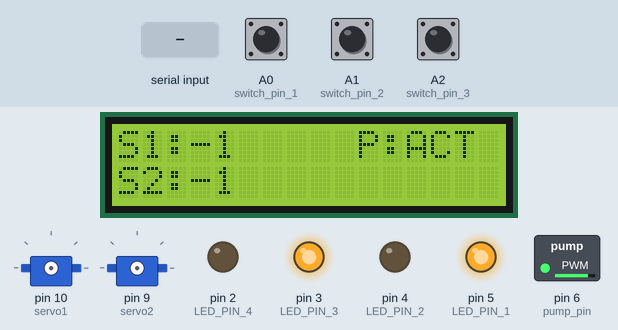
The sketch below on a simulated Arduino Uno, built with avr-gcc and run on an emulated ATmega328P. Shown: 16×2 character LCD, 2 × servo, switched loads named in the sketch (green lamp = pin HIGH), output pins drawn as LEDs (lit = HIGH). The inputs (shaded band) are chosen by the test bench; at power-on: A2 (switch_pin_3) LOW, A0 (switch_pin_1) LOW, A1 (switch_pin_2) LOW. EEPROM starts erased; what the sketch prints to the serial monitor is not drawn.

Above: at 1.2 s.
1.3 s: "30,150,10\n" received over Serial
At 1.8 s:
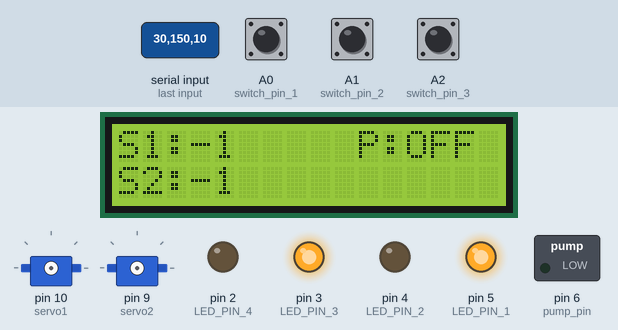
3.5 s: A2 (switch_pin_3) pulled HIGH for 0.15 s
At 4.03 s:
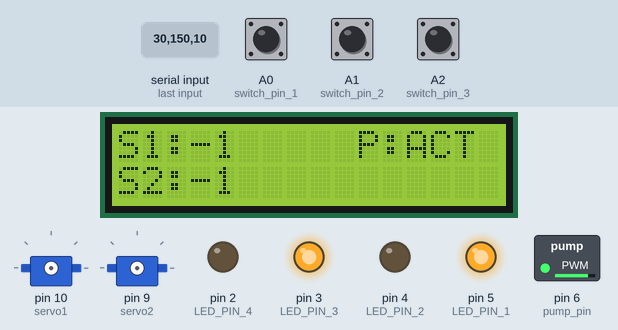
4.2 s: A0 (switch_pin_1) pulled HIGH for 0.15 s
At 4.78 s:
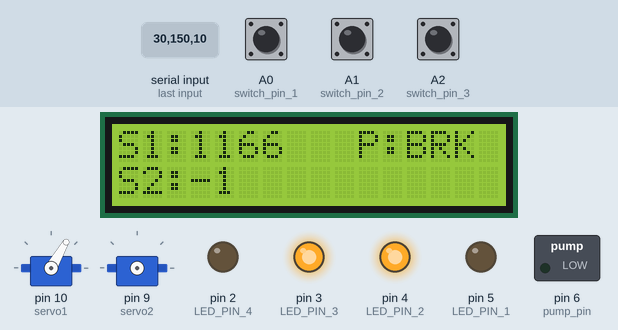
4.9 s: A1 (switch_pin_2) pulled HIGH for 0.15 s
At 5.4 s:
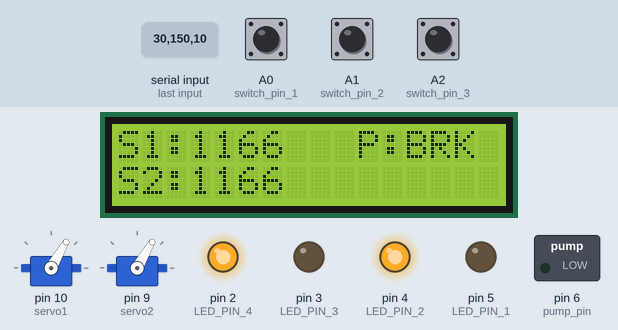
5.6 s: A0 (switch_pin_1) pulled HIGH for 1 s
At 6.36 s:
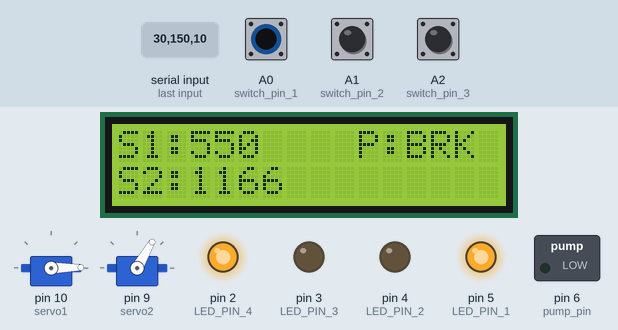
7.2 s: A1 (switch_pin_2) pulled HIGH for 1 s
At 8.7 s:
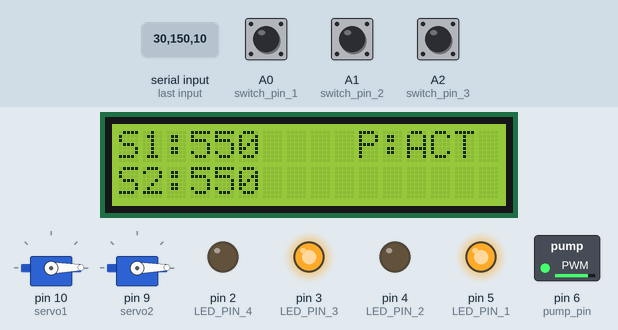
Timing chart, 0 to 9.8 s (numbered marks = the images above; inputs shaded):
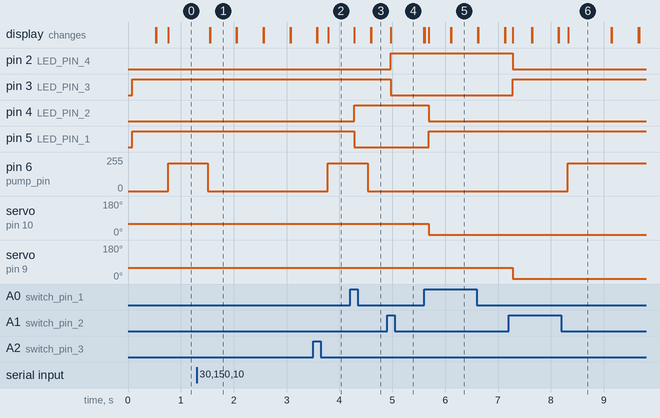

The sketch:

NADC_Arduino_soft_v2_6.ino
```cpp
//        NADC V2.6
//        Nitric Acid Dosing Controller, version 2.6
//        Previously called FNCB, Furfural Nitration Control Box, version 2.5
//Program allowing mechanical control of 2 valves (using servomotors) and small DC (12 V) pump.
//Author: Hubert Hellwig, postdoctoral researcher at CiTOS, University of Liege, Belgium
//Date of V 2.6, 27/08/2024
// There is no major changes between V2.5 and V2.6

//INFO: ASCII string sent by PC should look like: "X YYYY" (servos); "3 Y"(pump) or "4" (status request)
//INFO: in the case of "1" and "2", it will control servo 1 and 2, while "YYYY" is the microsecond amount for
//INFO: positioning the servo: 550 is the lowest set, 0 degree, and 1166 is 90 degree, max is around 2500
//INFO: Example: "1 1166" will rotate servo1 to 90degree, when "2 550" will rotate servo2 to 0 degree
//INFO: in the case of "3", Y should be 0 or 1, what will switch the pump off or on
//INFO: in the case of "4" it will call for status, no additional characters required
//INFO: Status: "S1: YYYY; S2: YYYY; P: Y"

#include <LiquidCrystal_I2C.h>
#include <Servo.h>
#include <EEPROM.h>

#define LED_PIN_1 5                   // set pin number 5 as LED 1
#define LED_PIN_2 4                   // set pin number 4 as LED 2
#define LED_PIN_3 3                   // set pin number 3 as LED 3
#define LED_PIN_4 2                   // set pin number 2 as LED 4
#define switch_pin_1 A0               // set pin number 0 as switch 1
#define switch_pin_2 A1               // set pin number 1 as switch 2
#define switch_pin_3 A2               // set pin number 1 as switch 3
#define pump_pin 6                    // set pin number 6 as a PWM output for peristaltic pump control
LiquidCrystal_I2C lcd(0x27, 16, 2);            // Configure LiquidCrystal_I2C library with 0x27 address, 16 columns and 2 rows
Servo servo1;                                // create servo object to control a servo, twelve servo objects can be created on most boards
Servo servo2;                                // create servo object to control a servo, twelve servo objects can be created on most boards
//
const int servo_pos_histeresis = 50;            //hysteresis for microsecond servo position to assign state A or B if postion sent by serial will be not identical with A or B
const unsigned long time_intervall_1 = 500;     //time intervall for EEPROM updating and partail LCD clearing
const unsigned long time_intervall_2 = 750;     //time intervall for servo position change
const unsigned long time_intervall_3 = 500;      //time intervall for pump control
const unsigned long debounce_intervall = 50;     //Time for "debouncing" switches
const int servo1_pos_A = 550;     // Position A of servo 1 to be set by switch1, ANGLE = 0 degree; in us: 550 + 6.85 * 0
const int servo1_pos_B = 1166;    // Position B of servo 1 to be set by switch1, ANGLE = 90 degree; in us: 550 + 6.85 * 90
const int servo2_pos_A = 550;     // Position A of servo 2 to be set by switch2, ANGLE = 0 degree; in us: 550 + 6.85 * 0
const int servo2_pos_B = 1166;    // Position B of servo 2 to be set by switch2, ANGLE = 90 degree; in us: 550 + 6.85 * 90
const int pump_ON_period = 2;       //Fraction of time for pump to be in ACTIVE state, while switched ON
const int pump_OFF_period = 4;      //Fraction of time for pump to be in BREAK state, while switched ON
const int pump_PWM_value = 210;         // PWM duty cycle for pump motor (0-255), to be send to MOSFER motor controler
bool servo1_state = 0;
bool servo2_state = 0;
bool servo1_flag = 0;
bool servo2_flag = 0;
bool switch1_state = LOW;
bool switch2_state = LOW;
bool switch3_state = LOW;
bool previous_switch1 = LOW;
bool previous_switch2 = LOW;
bool previous_switch3 = LOW;
bool LCD_flag = 0;
unsigned long counter1=0;
unsigned long counter_servo1=0;
unsigned long counter_servo2=0;
unsigned long counter3=0;
unsigned long counter4=0;
unsigned long last_debounce_time;
int servo1_pos_us, servo2_pos_us, servo_1_pos_us_highByte, servo_1_pos_us_lowByte, servo_2_pos_us_highByte;
int servo_2_pos_us_lowByte, pump_counter, selection;
bool pump_state, current_switch1, current_switch2, current_switch3, previous_servo1_state, previous_servo2_state;
bool led1_state, led2_state, led3_state, led4_state, servo1_serial_flag, servo2_serial_flag;
String received_string = "";
String status = "";


void setup() {
//Serial and LCD initialisation; setting pins functions
  Serial.begin(115200);
  lcd.begin(16,2);
  lcd.backlight();
  lcd.clear();
  pinMode(switch_pin_1, INPUT);
  pinMode(switch_pin_2, INPUT);
  pinMode(switch_pin_3, INPUT);
  pinMode(LED_PIN_1, OUTPUT);
  pinMode(LED_PIN_2, OUTPUT);
  pinMode(LED_PIN_3, OUTPUT);
  pinMode(LED_PIN_4, OUTPUT);
//
//EEPROM reading, low byte and high byte are saved separately
  servo_1_pos_us_highByte = EEPROM.read(0);
  servo_1_pos_us_lowByte = EEPROM.read(1);
  servo_2_pos_us_highByte = EEPROM.read(2);
  servo_2_pos_us_lowByte = EEPROM.read(3);
  servo1_pos_us = word(servo_1_pos_us_highByte, servo_1_pos_us_lowByte);
  servo2_pos_us = word(servo_2_pos_us_highByte, servo_2_pos_us_lowByte);
  pump_state = EEPROM.read(4);
//
//Setting the servoX_state variables to allow function of switches immediately after restarting the device
  if (servo1_pos_us <= (servo1_pos_A + servo_pos_histeresis)) {  //change of servo status to allow opeartion of swich1 from the first switching
    servo1_state = 0;
  }
  if (servo1_pos_us >= (servo1_pos_B - servo_pos_histeresis)) {  //change of servo status to allow opeartion of swich1 from the first switching
    servo1_state = 1;
  }
  if (servo2_pos_us <= (servo2_pos_A + servo_pos_histeresis)) {  //change of servo status to allow opeartion of swich2 from the first switching
    servo2_state = 0;
  }
  if (servo2_pos_us >= (servo2_pos_B - servo_pos_histeresis)) {  //change of servo status to allow opeartion of swich2 from the first switching
    servo2_state = 1;
  }
  previous_servo1_state = servo1_state;
  previous_servo2_state = servo2_state;
//
}

void loop() {
//Serial comunication
  while (Serial.available() > 0) {
    received_string = Serial.readStringUntil('\n');         //read string from serial until '\n' character present
    Serial.println(received_string);                        //print readed string to confirm if received correctly
    selection = received_string.substring(0, 1).toInt();
    Serial.println(selection);
    switch (selection) {
      case 1:    //servo valve 1 case
        if ((received_string.substring(2, 6).toInt() > 500) && (received_string.substring(2, 6).toInt() < 2500)) {  // convert to integer (basic foolproofing...)
          servo1_pos_us = received_string.substring(2, 6).toInt();
          servo1_serial_flag = 1;
          Serial.println(servo1_pos_us);
        }
      break;
      case 2:    //servo valve 2 case
        if ((received_string.substring(2, 6).toInt() > 500) && (received_string.substring(2, 6).toInt() < 2500)) {  // convert to integer (basic foolproofing...)
          servo2_pos_us = received_string.substring(2, 6).toInt();
          servo2_serial_flag = 1;
          Serial.println(servo2_pos_us);
        }
      break;
      case 3:     //pump 1 case
        if ((received_string.substring(2).toInt() == 0) || (received_string.substring(2).toInt() == 1)) {  // convert to integer (basic foolproofing...)
          pump_state = received_string.substring(2).toInt();
        }
      break;
      case 4:    // status case
        status = "S1: " + String(servo1_pos_us) + "; S2: " + String(servo2_pos_us) + "; P: " + String(pump_state);
        Serial.println(status);
      break;
    }
  }
//
// Switches reading
  current_switch1 = digitalRead(switch_pin_1);
  current_switch2 = digitalRead(switch_pin_2);
  current_switch3 = digitalRead(switch_pin_3);
//
// Debouncing switch1 (servo1 switch)
  if (current_switch1 != previous_switch1) {
    last_debounce_time = millis();
  }
  if ((millis() - last_debounce_time) > debounce_intervall) {
    if (current_switch1 != switch1_state) {
      switch1_state = current_switch1;
      if (switch1_state == HIGH) {
        // Action to do when switch 1 pressed
        servo1_state = !servo1_state;
      }
    }
  }
//
// Debouncing switch2 (servo2 switch)
  if (current_switch2 != previous_switch2) {
    last_debounce_time = millis();
  }
  if ((millis() - last_debounce_time) > debounce_intervall) {
    if (current_switch2 != switch2_state) {
      switch2_state = current_switch2;
      if (switch2_state == HIGH) {
        // Action to do when switch 2 pressed
        servo2_state = !servo2_state;
      }
    }
  }
//
// Debouncing switch3  (pump switch)
  if (current_switch3 != previous_switch3) {
    last_debounce_time = millis();
  }
  if ((millis() - last_debounce_time) > debounce_intervall) {
    if (current_switch3 != switch3_state) {
      switch3_state = current_switch3;
      if (switch3_state == HIGH) {
        // Action to do when switch 2 pressed
        pump_state = !pump_state;
      }
    }
  }
//
//Servo 1
  if ((servo1_state != previous_servo1_state) || (servo1_serial_flag == 1)) {
    if (servo1_flag == 0) {
      counter_servo1 = millis();
    }
    servo1_flag = 1;
    if (servo1_serial_flag != 1) {
      if (servo1_state == 0) {
        servo1_pos_us = servo1_pos_A;
      }
      if (servo1_state == 1) {
        servo1_pos_us = servo1_pos_B;
      }
    }
    if ((servo1_pos_us <= (servo1_pos_A + servo_pos_histeresis)) && (servo1_serial_flag == 1)) {  //change of servo status to reversed value set by serial comm.
      servo1_state = 0;
    }
    if ((servo1_pos_us >= (servo1_pos_B - servo_pos_histeresis)) && (servo1_serial_flag == 1)) {  //change of servo status to reversed value set by serial control comm.
      servo1_state = 1;
    }
    previous_servo1_state = servo1_state;
    servo1.attach(10);
    servo1.writeMicroseconds(servo1_pos_us);
  }
  if ((servo1_flag == 1) && ((millis() - counter_servo1) >= time_intervall_2)) {
    servo1.detach();
    servo1_flag = 0;
    servo1_serial_flag = 0;
  }
//
//Servo 2
  if ((servo2_state != previous_servo2_state) || (servo2_serial_flag == 1)) {
    if (servo2_flag == 0) {
      counter_servo2 = millis();
    }
    servo2_flag = 1;
    if (servo2_serial_flag != 1) {
      if (servo2_state == 0) {
        servo2_pos_us = servo2_pos_A;
      }
      if (servo2_state == 1) {
        servo2_pos_us = servo2_pos_B;
      }
    }
    if ((servo2_pos_us <= (servo2_pos_A + servo_pos_histeresis)) && (servo2_serial_flag == 1)) {  //change of servo status to reversed value set by serial comm.
      servo2_state = 0;
    }
    if ((servo2_pos_us >= (servo2_pos_B - servo_pos_histeresis)) && (servo2_serial_flag == 1)) {  //change of servo status to reversed value set by serial control comm.
      servo2_state = 1;
    }
    previous_servo2_state = servo2_state;
    servo2.attach(9);
    servo2.writeMicroseconds(servo2_pos_us);
  }
  if ((servo2_flag == 1) && ((millis() - counter_servo2) >= time_intervall_2)) {
    servo2.detach();
    servo2_flag = 0;
    servo2_serial_flag = 0;
  }
//
//Pump
  if (millis() - counter3 > time_intervall_2) {
    counter3 = millis();
    if ((pump_state == 1) && (millis() - counter4 > time_intervall_3)) {
      counter4 = millis();
      pump_counter++;
      if (pump_counter <= pump_ON_period) {
        analogWrite(pump_pin, pump_PWM_value);
        lcd.setCursor(10,0);
        lcd.print("P:ACT");
      }
      if ((pump_counter > pump_ON_period) && (pump_counter <= (pump_ON_period+pump_OFF_period))) {
        analogWrite(pump_pin, 0);
        lcd.setCursor(10,0);
        lcd.print("P:BRK");
      }
      if (pump_counter > (pump_ON_period+pump_OFF_period)) {
        pump_counter = 0;
      }
    }
    if (pump_state == 0) {
      analogWrite(pump_pin, 0);
      lcd.setCursor(10,0);
      lcd.print("P:OFF");
    }
  }
//
// LCD status display
  lcd.setCursor(0,0);
  lcd.print("S1:");
  lcd.print(servo1_pos_us);
  lcd.setCursor(0,1);
  lcd.print("S2:");
  lcd.print(servo2_pos_us);
//
//LED indication of servo1 and servo2 positions A or B
  if (servo1_pos_us <= (servo1_pos_A + servo_pos_histeresis)) {  //Led indication workin also if different angle will be send by serial comm.
    led1_state = HIGH;
    led2_state = LOW;
  }
  if (servo1_pos_us >= (servo1_pos_B - servo_pos_histeresis)) {  //Led indication workin also if different angle will be send by serial comm.
    led1_state = LOW;
    led2_state = HIGH;
  }
  if (servo2_pos_us <= (servo2_pos_A + servo_pos_histeresis)) {  //Led indication working also if a different angle will be send by the serial comm.
    led3_state = HIGH;
    led4_state = LOW;
  }
  if (servo2_pos_us >= (servo2_pos_B - servo_pos_histeresis)) {  //Led indication working also if a different angle will be send by the serial comm.
    led3_state = LOW;
    led4_state = HIGH;
  }
//LED indication of other positions of servo1 and servo2: if the servo position is between A nd B or above B, both LED will be illuminated
  if ((servo1_pos_us < (servo1_pos_B - servo_pos_histeresis)) && (servo1_pos_us > (servo1_pos_A + servo_pos_histeresis)) || (servo1_pos_us > (servo1_pos_B + servo_pos_histeresis))) {
    led1_state = HIGH;
    led2_state = HIGH;
  }
  if ((servo2_pos_us < (servo2_pos_B - servo_pos_histeresis)) && (servo2_pos_us > (servo2_pos_A + servo_pos_histeresis)) || (servo2_pos_us > (servo2_pos_B + servo_pos_histeresis))) {
    led3_state = HIGH;
    led4_state = HIGH;
  }
//
// IF condition clearing parts of LCD and updating EEPROM each time_intervall
  if (millis() - counter1 >= time_intervall_1) {
    counter1 = millis();
    //LCD clearing servo positions display
    lcd.setCursor(0,0);
    lcd.print("       ");
    lcd.setCursor(0,1);
    lcd.print("       ");
    //EEPROM updating, highByte and lowByte used to divide integer servo_pos_us to bytes (as 1 "cell" of EEPROM can be written up to 255)
    EEPROM.update(0, highByte(servo1_pos_us));
    EEPROM.update(1, lowByte(servo1_pos_us));
    EEPROM.update(2, highByte(servo2_pos_us));
    EEPROM.update(3, lowByte(servo2_pos_us));
    EEPROM.update(4, pump_state);
  }
//
//LED indication of servo1 and servo2 positions
  digitalWrite(LED_PIN_1, led1_state);
  digitalWrite(LED_PIN_2, led2_state);
  digitalWrite(LED_PIN_3, led3_state);
  digitalWrite(LED_PIN_4, led4_state);
//
//switches states for debouncing
  previous_switch1 = current_switch1;
  previous_switch2 = current_switch2;
  previous_switch3 = current_switch3;
}
```

Measured:
- after the input at 1.3 s, pin 6 (pump_pin): 210/255 → 0/255 after 0.21 s instead of 0.97 s; the display: first changes after 0.24 s (image 1 shows a later state)
- after the input at 3.5 s, pin 6 (pump_pin): 0/255 → 210/255 after 0.28 s; the display: first differs from a run without the input after 0.28 s (image 2)
- after the input at 4.2 s, pin 4 (LED_PIN_2): LOW → HIGH after 0.08 s; pin 5 (LED_PIN_1): HIGH → LOW after 0.08 s; the display: first changes after 0.08 s (image 3 shows a later state)
- after the input at 4.9 s, pin 2 (LED_PIN_4): LOW → HIGH after 0.07 s; pin 3 (LED_PIN_3): HIGH → LOW after 0.07 s
- after the input at 5.6 s, pin 4 (LED_PIN_2): HIGH → LOW after 0.09 s; pin 5 (LED_PIN_1): LOW → HIGH after 0.09 s; servo on pin 10 (servo1): 60° → 1° after 0.09 s; the display: first differs from a run without the input after 0.09 s (image 5 shows a later state)
- after the input at 7.2 s, pin 2 (LED_PIN_4): HIGH → LOW after 0.08 s; pin 3 (LED_PIN_3): LOW → HIGH after 0.08 s; servo on pin 9 (servo2): 60° → 1° after 0.08 s
- what the display in image 1 shows lasts 0.4 s, from 1.6 s to 2.0 s
